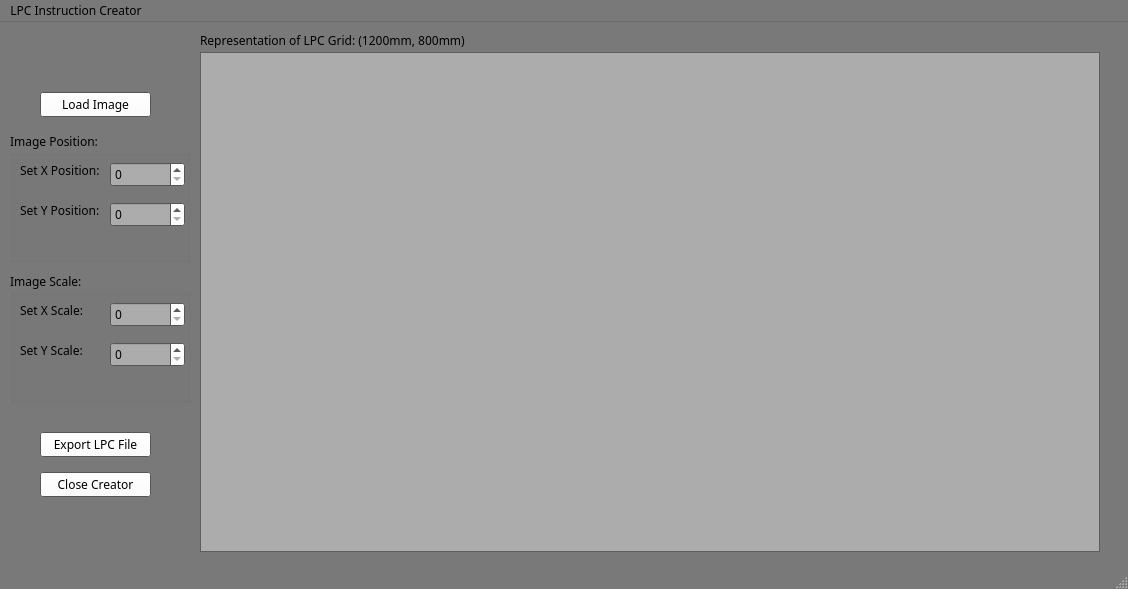
<?xml version="1.0" encoding="UTF-8"?>
<ui version="4.0">
 <class>MainWindow</class>
 <widget class="QMainWindow" name="MainWindow">
  <property name="geometry">
   <rect>
    <x>0</x>
    <y>0</y>
    <width>1128</width>
    <height>589</height>
   </rect>
  </property>
  <property name="palette">
   <palette>
    <active>
     <colorrole role="Button">
      <brush brushstyle="SolidPattern">
       <color alpha="255">
        <red>255</red>
        <green>255</green>
        <blue>255</blue>
       </color>
      </brush>
     </colorrole>
     <colorrole role="Base">
      <brush brushstyle="SolidPattern">
       <color alpha="255">
        <red>172</red>
        <green>172</green>
        <blue>172</blue>
       </color>
      </brush>
     </colorrole>
     <colorrole role="Window">
      <brush brushstyle="SolidPattern">
       <color alpha="255">
        <red>121</red>
        <green>121</green>
        <blue>121</blue>
       </color>
      </brush>
     </colorrole>
    </active>
    <inactive>
     <colorrole role="Button">
      <brush brushstyle="SolidPattern">
       <color alpha="255">
        <red>255</red>
        <green>255</green>
        <blue>255</blue>
       </color>
      </brush>
     </colorrole>
     <colorrole role="Base">
      <brush brushstyle="SolidPattern">
       <color alpha="255">
        <red>172</red>
        <green>172</green>
        <blue>172</blue>
       </color>
      </brush>
     </colorrole>
     <colorrole role="Window">
      <brush brushstyle="SolidPattern">
       <color alpha="255">
        <red>121</red>
        <green>121</green>
        <blue>121</blue>
       </color>
      </brush>
     </colorrole>
    </inactive>
    <disabled>
     <colorrole role="Button">
      <brush brushstyle="SolidPattern">
       <color alpha="255">
        <red>255</red>
        <green>255</green>
        <blue>255</blue>
       </color>
      </brush>
     </colorrole>
     <colorrole role="Base">
      <brush brushstyle="SolidPattern">
       <color alpha="255">
        <red>121</red>
        <green>121</green>
        <blue>121</blue>
       </color>
      </brush>
     </colorrole>
     <colorrole role="Window">
      <brush brushstyle="SolidPattern">
       <color alpha="255">
        <red>121</red>
        <green>121</green>
        <blue>121</blue>
       </color>
      </brush>
     </colorrole>
    </disabled>
   </palette>
  </property>
  <property name="font">
   <font>
    <family>Arial Rounded MT Bold</family>
    <pointsize>9</pointsize>
    <weight>50</weight>
    <bold>false</bold>
   </font>
  </property>
  <property name="windowTitle">
   <string>MainWindow</string>
  </property>
  <widget class="QWidget" name="centralwidget">
   <widget class="QGraphicsView" name="graphicsView">
    <property name="geometry">
     <rect>
      <x>200</x>
      <y>30</y>
      <width>900</width>
      <height>500</height>
     </rect>
    </property>
   </widget>
   <widget class="QPushButton" name="buttonLoadImage">
    <property name="geometry">
     <rect>
      <x>40</x>
      <y>70</y>
      <width>111</width>
      <height>25</height>
     </rect>
    </property>
    <property name="text">
     <string>Load Image</string>
    </property>
   </widget>
   <widget class="QSpinBox" name="MoveImageY">
    <property name="geometry">
     <rect>
      <x>110</x>
      <y>180</y>
      <width>75</width>
      <height>25</height>
     </rect>
    </property>
    <property name="accelerated">
     <bool>true</bool>
    </property>
    <property name="maximum">
     <number>800</number>
    </property>
   </widget>
   <widget class="QSpinBox" name="MoveImageX">
    <property name="geometry">
     <rect>
      <x>110</x>
      <y>140</y>
      <width>75</width>
      <height>25</height>
     </rect>
    </property>
    <property name="accelerated">
     <bool>true</bool>
    </property>
    <property name="maximum">
     <number>1200</number>
    </property>
   </widget>
   <widget class="QSpinBox" name="ScaleImageX">
    <property name="geometry">
     <rect>
      <x>110</x>
      <y>280</y>
      <width>75</width>
      <height>25</height>
     </rect>
    </property>
    <property name="buttonSymbols">
     <enum>QAbstractSpinBox::UpDownArrows</enum>
    </property>
    <property name="accelerated">
     <bool>true</bool>
    </property>
    <property name="maximum">
     <number>1200</number>
    </property>
   </widget>
   <widget class="QSpinBox" name="ScaleImageY">
    <property name="geometry">
     <rect>
      <x>110</x>
      <y>320</y>
      <width>75</width>
      <height>25</height>
     </rect>
    </property>
    <property name="accelerated">
     <bool>true</bool>
    </property>
    <property name="maximum">
     <number>800</number>
    </property>
   </widget>
   <widget class="QPushButton" name="ExportFile">
    <property name="geometry">
     <rect>
      <x>40</x>
      <y>410</y>
      <width>111</width>
      <height>25</height>
     </rect>
    </property>
    <property name="text">
     <string>Export LPC File</string>
    </property>
   </widget>
   <widget class="QLabel" name="lbl_Filename_2">
    <property name="geometry">
     <rect>
      <x>20</x>
      <y>140</y>
      <width>101</width>
      <height>16</height>
     </rect>
    </property>
    <property name="text">
     <string>Set X Position:</string>
    </property>
   </widget>
   <widget class="QLabel" name="lbl_Filename_3">
    <property name="geometry">
     <rect>
      <x>20</x>
      <y>180</y>
      <width>101</width>
      <height>16</height>
     </rect>
    </property>
    <property name="text">
     <string>Set Y Position:</string>
    </property>
   </widget>
   <widget class="QGroupBox" name="groupBox_2">
    <property name="geometry">
     <rect>
      <x>10</x>
      <y>110</y>
      <width>181</width>
      <height>131</height>
     </rect>
    </property>
    <property name="title">
     <string>Image Position:</string>
    </property>
   </widget>
   <widget class="QGroupBox" name="groupBox">
    <property name="geometry">
     <rect>
      <x>10</x>
      <y>250</y>
      <width>181</width>
      <height>131</height>
     </rect>
    </property>
    <property name="title">
     <string>Image Scale:</string>
    </property>
   </widget>
   <widget class="QLabel" name="lbl_Filename_4">
    <property name="geometry">
     <rect>
      <x>20</x>
      <y>280</y>
      <width>81</width>
      <height>16</height>
     </rect>
    </property>
    <property name="text">
     <string>Set X Scale:</string>
    </property>
   </widget>
   <widget class="QLabel" name="lbl_Filename_5">
    <property name="geometry">
     <rect>
      <x>20</x>
      <y>320</y>
      <width>81</width>
      <height>16</height>
     </rect>
    </property>
    <property name="text">
     <string>Set Y Scale:</string>
    </property>
   </widget>
   <widget class="QLabel" name="lbl_Filename_6">
    <property name="geometry">
     <rect>
      <x>200</x>
      <y>10</y>
      <width>301</width>
      <height>16</height>
     </rect>
    </property>
    <property name="text">
     <string>Representation of LPC Grid: (1200mm, 800mm)</string>
    </property>
   </widget>
   <widget class="QPushButton" name="btn_Close">
    <property name="geometry">
     <rect>
      <x>40</x>
      <y>450</y>
      <width>111</width>
      <height>25</height>
     </rect>
    </property>
    <property name="text">
     <string>Close Creator</string>
    </property>
   </widget>
   <zorder>groupBox</zorder>
   <zorder>groupBox_2</zorder>
   <zorder>graphicsView</zorder>
   <zorder>buttonLoadImage</zorder>
   <zorder>MoveImageY</zorder>
   <zorder>MoveImageX</zorder>
   <zorder>ScaleImageX</zorder>
   <zorder>ScaleImageY</zorder>
   <zorder>ExportFile</zorder>
   <zorder>lbl_Filename_2</zorder>
   <zorder>lbl_Filename_3</zorder>
   <zorder>lbl_Filename_4</zorder>
   <zorder>lbl_Filename_5</zorder>
   <zorder>lbl_Filename_6</zorder>
   <zorder>btn_Close</zorder>
  </widget>
  <widget class="QMenuBar" name="menubar">
   <property name="geometry">
    <rect>
     <x>0</x>
     <y>0</y>
     <width>1128</width>
     <height>19</height>
    </rect>
   </property>
   <widget class="QMenu" name="menuLPC_Instruction_Creator">
    <property name="title">
     <string>LPC Instruction Creator</string>
    </property>
   </widget>
   <addaction name="menuLPC_Instruction_Creator"/>
  </widget>
  <widget class="QStatusBar" name="statusbar"/>
 </widget>
 <resources/>
 <connections/>
</ui>
